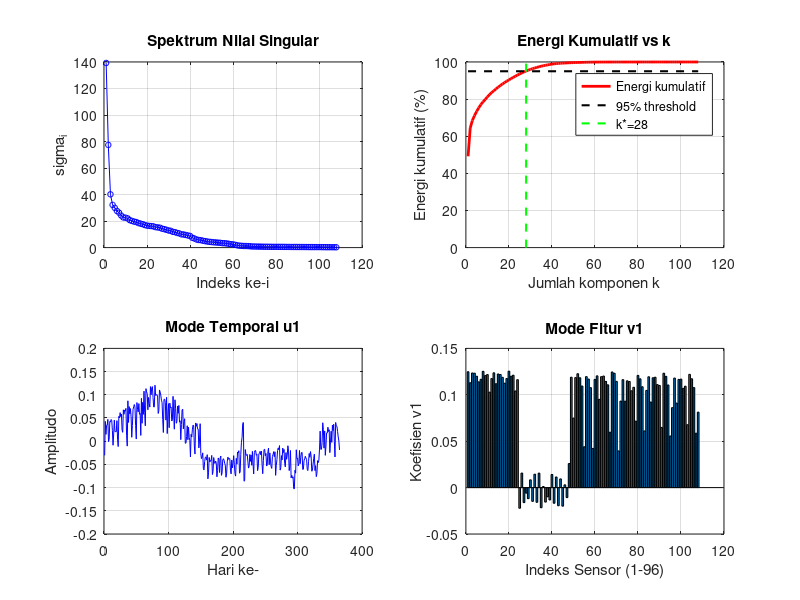
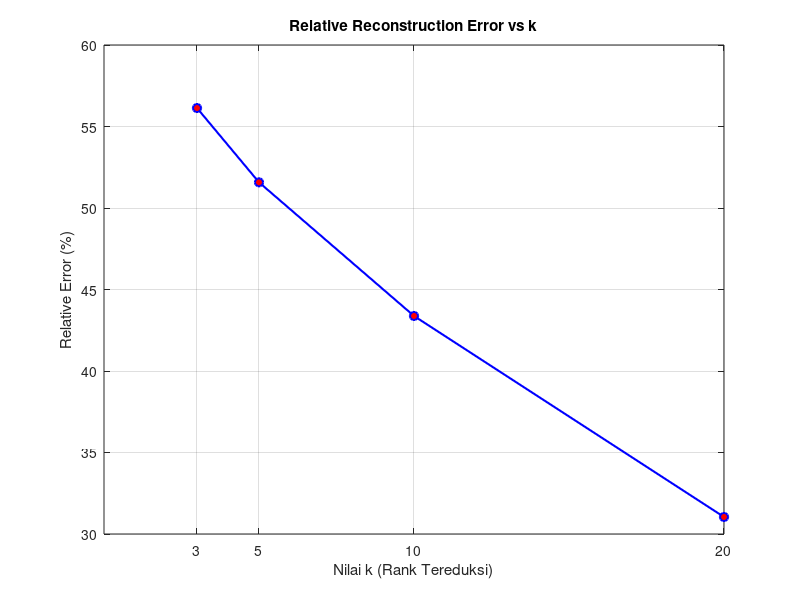
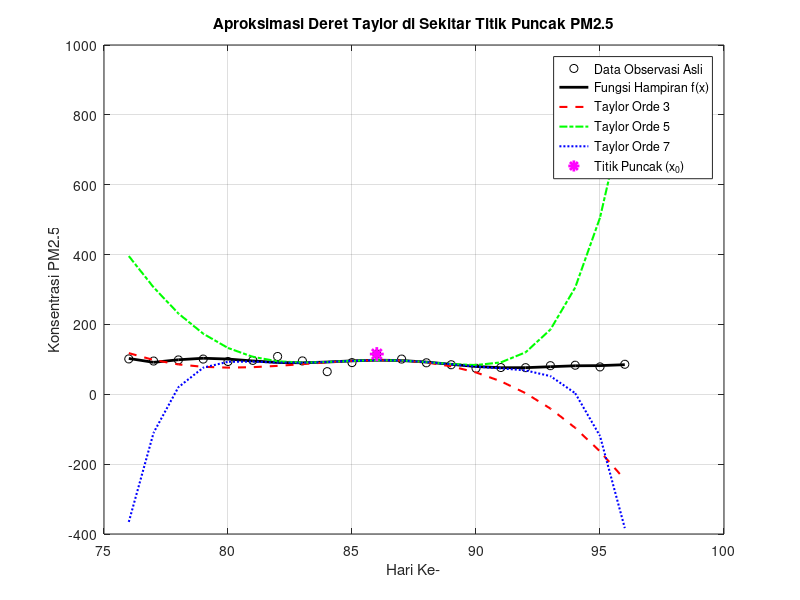
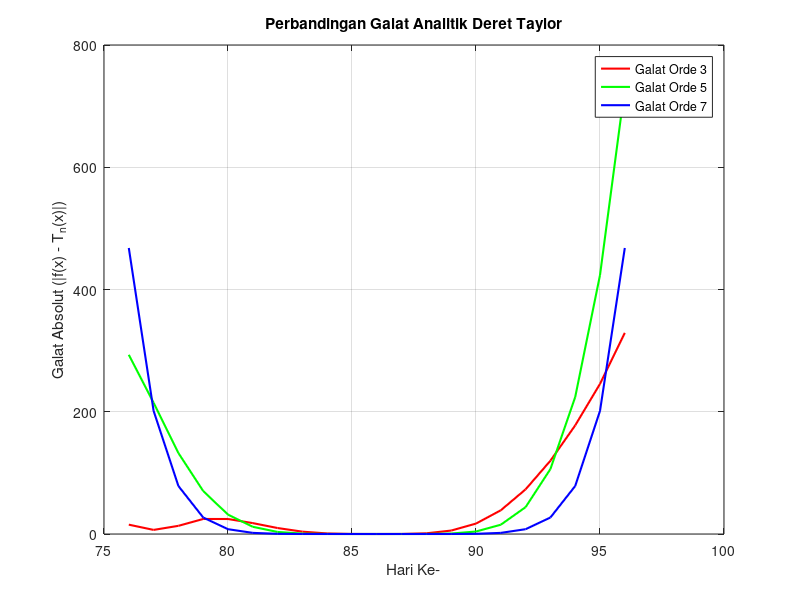

Write the MATLAB code that produced these figures, in order. (Note: this script raises an error after producing the figures.)
clear; clc;

% Membaca dataset dari file CSV
data = dlmread('DataSet_KualitasUdara_K1.csv', ',', 1, 0);
% Mengekstrak  data (kolom 2 sampai 97)
A = data(:, 2:end);

%% BAGIAN 1
% Menampilkan ukuran matriks diawal untuk memverifikasi 
fprintf('BAGIAN 1: Matriks A dan Normalisasi Z-Score\n');
fprintf('Ukuran matriks A: %d baris x %d kolom\n', size(A, 1), size(A, 2));
[m, n] = size(A); % m = 365 (baris), n = 96 (kolom)

mean_j = (ones(1,m) * A) / m; % menghitung mean dari setiap kolom menggunakan operasi
                              % matriks dengan menjumlahkan semua baris tiap kolom, lalu dibagi m
simpangan = A - ones(m,1) * mean_j; % Menghtung simpangan agar rata-rata tiap kolom = 0
varians = (ones(1,m) * (simpangan .^ 2)) / m; % Menghitung varians setiap kolom
stddv = sqrt(varians); % Menghitung standar deviasi
% Mulai menghitung z_Score
Z = simpangan ./ (ones(m,1) * stddv);
fprintf('Ukuran matriks Z (setelah normalisasi): %d baris x %d kolom\n', size(Z,1), size(Z,2));
% verifikasi hasil normalisasi
mean_Z    = (ones(1,m) * Z) / m;
varians_Z   = (ones(1,m) * ((Z - ones(m,1)*mean_Z) .^ 2)) / m;
stddv_Z = sqrt(varians_Z);

fprintf('Verifikasi Normalisasi Z-Score:\n');
fprintf('Max nilai absolut mean Z : %.2e\n', max(abs(mean_Z)));
fprintf('Max selisih std Z dari 1 : %.2e\n', max(abs(stddv_Z - 1)));
fprintf('Min nilai Z : %.4f\n', min(Z(:)));
fprintf('Max nilai Z : %.4f\n', max(Z(:)));

%% Bagian 2 
% Melakukan SVD penuh pada matriks Z = U * S * V'
fprintf('BAGIAN 2: SVD Penuh dan Analisis Spektrum\n');

% Menghasilkan U(365x96), S(96x96), V(96x96)
[U, S, V] = svd(Z, 'econ');

% Menampilkan ukuran ketiga matriks hasil SVD untuk verifikasi
fprintf('Ukuran U  : %d x %d\n', size(U,1), size(U,2)); % vektor singular kiri
fprintf('Ukuran S  : %d x %d\n', size(S,1), size(S,2)); % nilai singular
fprintf('Ukuran V  : %d x %d\n', size(V,1), size(V,2)); % vektor singular kanan

% Verifikasi rekonstruksi Z = U * S * V'
Z_rekon = U * S * V';
err_rekon = norm(Z - Z_rekon, 'fro');
fprintf('Verifikasi rekonstruksi Z = U*S*V :\n');
fprintf('norm(Z - U*S*V) = %.2e\n', err_rekon);

% Verifikasi sifat ortogonal U dan V
err_U = max(max(abs(U'*U - eye(size(U,2)))));
err_V = max(max(abs(V'*V - eye(size(V,2)))));
fprintf('Cek U x U = I : max error = %.2e\n', err_U);
fprintf('Cek V x V = I : max error = %.2e\n', err_V);

% Mengambil nilai singular dari diagonal matriks S
sv = diag(S);

% Menghitung energi tiap komponen
energi = sv .^ 2;
total_energi = (ones(1, length(sv)) * energi);
energi_prop = energi / total_energi; % proporsi energi tiap komponen
energi_kum = cumsum(energi_prop); % energi kumulatif

% Menampilkan 10 nilai singular terbesar
fprintf('10 Nilai Singular Terbesar:\n');
fprintf('  i  |  sigma_i  |  Energi(%%)  |  Kumulatif(%%)\n');
fprintf('-----|-----------|------------|-------------\n');
for i = 1:10
    fprintf('  %2d | %9.4f | %10.4f | %11.4f\n', ...
        i, sv(i), energi_prop(i)*100, energi_kum(i)*100);
end

% Dekomposisi rank-1: Z = sigma1*u1*v1' + sigma2*u2*v2' + ...
fprintf('Dekomposisi Rank-1 (20 komponen pertama):\n');
fprintf('  i  |  sigma_i  |  Error sisa\n');
fprintf('-----|-----------|------------\n');

Z_approx = zeros(m, n); % matriks akumulasi komponen rank-1
for i = 1:20
    % Menambahkan komponen rank-1 ke-i
    komponen_i = S(i,i) * U(:,i) * V(:,i)';
    Z_approx = Z_approx + komponen_i;
    sisa = norm(Z - Z_approx, 'fro'); % error sisa setelah i komponen
    fprintf('  %2d | %9.4f | %11.4f\n', i, sv(i), sisa);
end

% Menentukan rank efektif k* berdasarkan energi kumulatif >= 95%
% k* = jumlah komponen minimum yang merangkum 95% variansi data
fprintf('Rank efektif untuk berbagai threshold energi:\n');
for thr = [0.90, 0.95, 0.99]
    k_thr = find(energi_kum >= thr, 1, 'first');
    fprintf('k untuk %.0f%% energi: %d (dari %d total)\n', thr*100, k_thr, n);
end

% Menetapkan rank efektif utama = 95%
k_efektif = find(energi_kum >= 0.95, 1, 'first');
fprintf('Rank efektif k* = %d\n', k_efektif);
fprintf('Energi kumulatif pada k=%d : %.4f%%\n', k_efektif, energi_kum(k_efektif)*100);

% Rekonstruksi rank-k untuk beberapa nilai k
k_list = unique([3, 5, 10, 20, k_efektif]);
fprintf('Rekonstruksi Rank-k:\n');
fprintf('  k  |  Energi Kum(%%)  |  Rel. Error(%%)\n');
fprintf('-----|----------------|---------------\n');
for idx = 1:length(k_list)
    k = k_list(idx);
    % Merekonstruksi Z dengan k komponen pertama
    Z_k = U(:,1:k) * S(1:k,1:k) * V(:,1:k)';
    % Menghitung relative error hasil rekonstruksi
    rel_err = norm(Z - Z_k, 'fro') / norm(Z, 'fro');
    fprintf('  %2d  | %14.4f | %13.4f\n', k, energi_kum(k)*100, rel_err*100);
end

% Menampilkan interpretasi nilai singular
fprintf('Interpretasi Nilai Singular:\n');
fprintf('sigma_1 = %.4f (%.2f%%) -> pola polusi dominan\n', sv(1), energi_prop(1)*100);
fprintf('sigma_2 = %.4f (%.2f%%) -> pola sekunder\n', sv(2), energi_prop(2)*100);
fprintf('sigma_%d = %.4f (%.2f%%) -> mulai merepresentasikan noise\n', ...
    k_efektif+1, sv(k_efektif+1), energi_prop(k_efektif+1)*100);

% Visualisasi spektrum nilai singular dan energi kumulatif
figure;

% Plot spektrum nilai singular
subplot(2, 2, 1);
plot(1:n, sv, 'b-o', 'MarkerSize', 4);
xlabel('Indeks ke-i');
ylabel('sigma_i');
title('Spektrum Nilai Singular');
grid on;

% Plot energi kumulatif dengan garis threshold 95%
subplot(2, 2, 2);
plot(1:n, energi_kum*100, 'r-', 'LineWidth', 2);
hold on;
plot([1 n], [95 95], 'k--', 'LineWidth', 1.5);
plot([k_efektif k_efektif], [0 100], 'g--', 'LineWidth', 1.5);
xlabel('Jumlah komponen k');
ylabel('Energi kumulatif (%)');
title('Energi Kumulatif vs k');
legend('Energi kumulatif', '95% threshold', sprintf('k*=%d', k_efektif));
grid on;

% Plot mode temporal u1 (pola polusi dominan sepanjang 365 hari)
subplot(2, 2, 3);
plot(1:365, U(:,1), 'b-');
xlabel('Hari ke-');
ylabel('Amplitudo');
title('Mode Temporal u1');
grid on;

% Plot mode fitur v1 
subplot(2, 2, 4);
bar(1:n, V(:,1));
xlabel('Indeks Sensor (1-96)');
ylabel('Koefisien v1');
title('Mode Fitur v1');
grid on;

%% Bagian 3 
% Rekonstruksi Matriks dengan Rank Tereduksi
fprintf('\nBAGIAN 3: Rekonstruksi Matriks (k = 3, 5, 10, 20)\n');

% Daftar nilai k yang akan dievaluasi
k_values = [3, 5, 10, 20];
errors = zeros(length(k_values), 1);

% Rumus: Akar dari jumlah kuadrat seluruh elemen matriks
kuadrat_Z = Z .^ 2;
jumlah_kuadrat_Z = sum(sum(kuadrat_Z)); % menjumlahkan semua elemen baris dan kolom
norm_Z_manual = sqrt(jumlah_kuadrat_Z);

for i = 1:length(k_values)
    k_val = k_values(i);

    % Mengambil k kolom/baris pertama dari U, S, dan V
    Uk = U(:, 1:k_val);
    Sk = S(1:k_val, 1:k_val);
    Vk = V(:, 1:k_val);

    % Rekonstruksi matriks tereduksi (Z_k)
    Zk = Uk * Sk * Vk';
    
    % 2. Menghitung relative reconstruction error 
    % Menghitung matriks selisih (Z - Zk)
    matriks_selisih = Z - Zk;

    % Menghitung Frobenius norm dari matriks selisih
    kuadrat_selisih = matriks_selisih .^ 2;
    jumlah_kuadrat_selisih = sum(sum(kuadrat_selisih));
    norm_selisih_manual = sqrt(jumlah_kuadrat_selisih);

    % Menghitung error relatif: ||Z - Z_k||_F / ||Z||_F
    rel_error = norm_selisih_manual / norm_Z_manual;
    errors(i) = rel_error;

    fprintf('Relative reconstruction error untuk k = %2d: %.4f (%.2f%%)\n', k_val, rel_error, rel_error * 100);
end

% Visualisasi Error Rekonstruksi 
figure('Name', 'Reconstruction Error', 'NumberTitle', 'off');
plot(k_values, errors * 100, 'b-o', 'LineWidth', 1.5, 'MarkerSize', 6, 'MarkerFaceColor', 'r');
title('Relative Reconstruction Error vs k');
xlabel('Nilai k (Rank Tereduksi)');
ylabel('Relative Error (%)');
xticks(k_values);
grid on;

%% Bagian 4
% Mengambil data waktu dan polutan di satu titik (titik ke-1 misal)
x_data = data(:, 1);       % Hari ke-
y_data = data(:, 2);       % PM2.5 di titik 1

% Mencari titik puncak polusi (maksimum)
[max_val, max_idx] = max(y_data);
x0 = x_data(max_idx);      % Hari saat puncak terjadi

fprintf('Titik puncak polusi terjadi pada hari ke-%d dengan PM2.5 = %.2f\n', x0, max_val);

% Membuat window (jendela data) di sekitar titik puncak
% Mengambil contoh 10 hari sebelum dan 10 hari sesudah puncak
win_size = 10;
idx_start = max(1, max_idx - win_size);
idx_end = min(length(x_data), max_idx + win_size);

x_win = x_data(idx_start:idx_end);
y_win = y_data(idx_start:idx_end);

% Membuat Fungsi Kontinu f(x) menggunakan Polinomial
% Kita fit dengan polinomial orde 8 agar kurvanya mulus dan bisa diturunkan sampai orde 7
p = polyfit(x_win, y_win, 8); 

% Menghitung Turunan Analitik dari Polinomial p(x)
p1 = polyder(p);   % Turunan ke-1
p2 = polyder(p1);  % Turunan ke-2
p3 = polyder(p2);  % Turunan ke-3
p4 = polyder(p3);  % Turunan ke-4
p5 = polyder(p4);  % Turunan ke-5
p6 = polyder(p5);  % Turunan ke-6
p7 = polyder(p6);  % Turunan ke-7

% Mengevaluasi nilai turunan tepat di titik puncak (x0)
d0 = polyval(p, x0);
d1 = polyval(p1, x0);
d2 = polyval(p2, x0);
d3 = polyval(p3, x0);
d4 = polyval(p4, x0);
d5 = polyval(p5, x0);
d6 = polyval(p6, x0);
d7 = polyval(p7, x0);

% Membangun Deret Taylor Orde 3, 5, dan 7
dx = x_win - x0; % (x - x0)

% Taylor Orde 3
T3 = d0 + d1.*dx + (d2/factorial(2)).*dx.^2 + (d3/factorial(3)).*dx.^3;

% Taylor Orde 5 (Melanjutkan dari Taylor 3)
T5 = T3 + (d4/factorial(4)).*dx.^4 + (d5/factorial(5)).*dx.^5;

% Taylor Orde 7 (Melanjutkan dari Taylor 5)
T7 = T5 + (d6/factorial(6)).*dx.^6 + (d7/factorial(7)).*dx.^7;

% 8. Menghitung Galat Aproksimasi Analitik (Absolute Error)
% Galat dihitung terhadap fungsi kontinu f(x) yang kita buat
f_true = polyval(p, x_win);
err3 = abs(f_true - T3);
err5 = abs(f_true - T5);
err7 = abs(f_true - T7);

% Visualisasi nihh

% Grafik pertamaa: Perbandingan Fungsi dan Deret Taylor
figure;
plot(x_win, y_win, 'ko', 'DisplayName', 'Data Observasi Asli'); hold on;
plot(x_win, f_true, 'k-', 'LineWidth', 2, 'DisplayName', 'Fungsi Hampiran f(x)');
plot(x_win, T3, 'r--', 'LineWidth', 1.5, 'DisplayName', 'Taylor Orde 3');
plot(x_win, T5, 'g-.', 'LineWidth', 1.5, 'DisplayName', 'Taylor Orde 5');
plot(x_win, T7, 'b:', 'LineWidth', 1.5, 'DisplayName', 'Taylor Orde 7');

% Menandai titik puncaknyaa
plot(x0, max_val, 'm*', 'MarkerSize', 10, 'LineWidth', 2, 'DisplayName', 'Titik Puncak (x_0)');

legend('Location', 'best');
title('Aproksimasi Deret Taylor di Sekitar Titik Puncak PM2.5');
xlabel('Hari Ke-'); 
ylabel('Konsentrasi PM2.5');
grid on;

% Grafik keduaaa: Perbandingan Galat
figure;
plot(x_win, err3, 'r-', 'LineWidth', 1.5, 'DisplayName', 'Galat Orde 3'); hold on;
plot(x_win, err5, 'g-', 'LineWidth', 1.5, 'DisplayName', 'Galat Orde 5');
plot(x_win, err7, 'b-', 'LineWidth', 1.5, 'DisplayName', 'Galat Orde 7');

legend('Location', 'best');
title('Perbandingan Galat Analitik Deret Taylor');
xlabel('Hari Ke-'); 
ylabel('Galat Absolut (|f(x) - T_n(x)|)');
grid on;

%% Bagian 5
%Turunan parsial fungsi konsentrasi polutan
n = length(PM25); %= 365
%Suhu dalam Celsius: 25-35 derajat
T = 28 + 5 * sin(2*pi*(1:n)/365)';
%Kelembaban dalam persen: 60-90%
H = 75 + 15 * cos(2*pi*(1:n)/365)';
%Kecepatan Angin dalam m/s: 1-5 m/s
W = 3 + 2 * sin(2*pi*(1:n)/180)';

%Rumus: C(T, H, W) = a0 + a1*T + a2*H + a3*W + a4*T*H + a5*H*W
fprintf('\nMenghitung koefisien regresi...\n');

%Susun matriks fitur X
X = [ones(n,1), T, H, W, T.*H, H.*W];

% Hitung koefisien dengan metode Least Squares: a = (X'X)^-1 * X' * C
a = (X' * X) \ (X' * PM25);

fprintf('Koefisien model berhasil dihitung.\n');
fprintf('  a0 (konstanta) = %.4f\n', a(1));
fprintf('  a1 (suhu T)    = %.4f\n', a(2));
fprintf('  a2 (kelembaban H) = %.4f\n', a(3));
fprintf('  a3 (angin W)   = %.4f\n', a(4));
fprintf('  a4 (T*H)       = %.4f\n', a(5));
fprintf('  a5 (H*W)       = %.4f\n', a(6));

fprintf('\n Turunan parsial analitik \n'); 

%% Bagian 6
% Analisis Paparan Polutan Menggunakan Integral
fprintf('BAGIAN 5: Perhitungan Paparan Polutan Menggunakan Integral\n');
profil_harian = mean(data_asli, 1); % Menghitung nilai mean tiap kolom sensor sepanjang tahun

% Membentuk domain kontinu waktu (t) dari jam 0 hingga jam 24.
t_data = linspace(0, 24, length(profil_harian));

% Menentukan batas-batas integrasi batas bawah (a) dan batas atas (b)
t_pagi_mulai = 6; t_pagi_selesai = 14; % Jendela waktu Pagi - Siang (8 jam)
t_malam_mulai = 14; t_malam_selesai = 22; % Jendela waktu Siang - Malam (8 jam)

% Digunakan polinomial derajat 7 (orde 7) untuk memodelkan fluktuasi polutan udara secara smooth
orde_poly = 7;
p_integral = polyfit(t_data, profil_harian, orde_poly);

% Proses Integrasi Simbolik 
p_integrasi = [p_integral ./ (orde_poly+1:-1:1), 0];

% Menghitung akumulasi eksak untuk Periode 1 (Pagi - Siang: 06.00 s.d 14.00)
analitik_pagi = polyval(p_integrasi, t_pagi_selesai) - polyval(p_integrasi, t_pagi_mulai);

% Menghitung akumulasi eksak untuk Periode 2 (Siang - Malam: 14.00 s.d 22.00)
analitik_malam = polyval(p_integrasi, t_malam_selesai) - polyval(p_integrasi, t_malam_mulai);

% Menggunakan pemetaan kondisi logis untuk mencari indeks baris di dalam matriks
idx_6 = find(t_data >= t_pagi_mulai, 1, 'first');
idx_14 = find(t_data >= t_pagi_selesai, 1, 'first');
idx_22 = find(t_data >= t_malam_selesai, 1, 'first');

% A. Perhitungan Aturan Trapesium untuk Jendela Pagi-Siang
t_pagi = t_data(idx_6:idx_14);       % Mengiris partisi waktu internal pagi
y_pagi = profil_harian(idx_6:idx_14);% Mengiris nilai polutan koordinat Y
N_pagi = length(t_pagi) - 1;         % Jumlah sub-interval partisi trapesium
h_pagi = (t_pagi(end) - t_pagi(1)) / N_pagi; % Menghitung lebar langkah (step size h)
% Implementasi Aturan Trapesium Komposisi: I = (h/2) * [y0 + 2*sum(y_i) + yN]
numerik_pagi = (h_pagi / 2) * (y_pagi(1) + 2*sum(y_pagi(2:end-1)) + y_pagi(end));

% B. Perhitungan Aturan Trapesium untuk Jendela Siang-Malam
t_malam = t_data(idx_14:idx_22);       % Mengiris partisi waktu internal malam
y_malam = profil_harian(idx_14:idx_22);% Mengiris nilai polutan koordinat Y
N_malam = length(t_malam) - 1;         % Jumlah sub-interval partisi trapesium
h_malam = (t_malam(end) - t_malam(1)) / N_malam; % Menghitung lebar langkah (step size h)
% Implementasi Aturan Trapesium Komposisi
numerik_malam = (h_malam / 2) * (y_malam(1) + 2*sum(y_malam(2:end-1)) + y_malam(end));

% Menghitung Galat Absolut: Nilai Mutlak dari |Solusi Analitik - Solusi Numerik|
err_abs_pagi = abs(analitik_pagi - numerik_pagi);
% Menghitung Galat Relatif dalam bentuk presentase terhadap Solusi Analitik Eksak
err_rel_pagi = (err_abs_pagi / analitik_pagi) * 100;
% Mengulangi perhitungan galat absolut dan relatif untuk sesi Siang-Malam
err_abs_malam = abs(analitik_malam - numerik_malam);
err_rel_malam = (err_abs_malam / analitik_malam) * 100;

% Proses pencetakan data numerik akhir secara terstruktur 
fprintf('\nHASIL INTEGRAL PAPARAN POLUTAN:\n');
fprintf('----------------------------------------------------------------\n');
fprintf('Periode Pagi-Siang (06.00 - 14.00):\n');
fprintf('   - Solusi Analitik (Poly-7)  : %.4f\n', analitik_pagi);
fprintf('   - Solusi Numerik (Trapezoid): %.4f\n', numerik_pagi);
fprintf('   - Galat Absolut             : %.4e\n', err_abs_pagi);
fprintf('   - Galat Relatif             : %.4f%%\n', err_rel_pagi);
fprintf('-----------------------------------------------------------------\n');
fprintf('Periode Siang-Malam (14.00 - 22.00):\n');
fprintf('   - Solusi Analitik (Poly-7)  : %.4f\n', analitik_malam);
fprintf('   - Solusi Numerik (Trapezoid): %.4f\n', numerik_malam);
fprintf('   - Galat Absolut             : %.4e\n', err_abs_malam);
fprintf('   - Galat Relatif             : %.4f%%\n', err_rel_malam);
fprintf('-----------------------------------------------------------------\n');

% visualisasi grafik
figure('Name', 'Analisis Integral Paparan Polutan', 'NumberTitle', 'off');

% Menggambar kurva kontinu beresolusi tinggi (500 titik) menggunakan koefisien polinomial
t_mulus = linspace(0, 24, 500);
y_mulus = polyval(p_integral, t_mulus);

% Plotting data asli diskret beserta kurva matematikanya
plot(t_data, profil_harian, 'k.', 'MarkerSize', 8, 'DisplayName', 'Data Rata-rata Polutan'); hold on;
plot(t_mulus, y_mulus, 'k-', 'LineWidth', 1.5, 'DisplayName', 'Kurva Pendekatan f(t)');

% Representasi Geometris Integral Sesi Pagi-Siang: Mewarnai area di bawah kurva dengan warna Hijau (g)
t_fill_pagi = linspace(t_pagi_mulai, t_pagi_selesai, 100);
y_fill_pagi = polyval(p_integral, t_fill_pagi);
fill([t_fill_pagi, fliplr(t_fill_pagi)], [y_fill_pagi, zeros(1,100)], 'g', ...
    'FaceAlpha', 0.3, 'DisplayName', sprintf('Pagi-Siang (Num: %.2f)', numerik_pagi));

% Representasi Geometris Integral Sesi Siang-Malam: Mewarnai area di bawah kurva dengan warna Merah (r)
t_fill_malam = linspace(t_malam_mulai, t_malam_selesai, 100);
y_fill_malam = polyval(p_integral, t_fill_malam);
fill([t_fill_malam, fliplr(t_fill_malam)], [y_fill_malam, zeros(1,100)], 'r', ...
    'FaceAlpha', 0.3, 'DisplayName', sprintf('Siang-Malam (Num: %.2f)', numerik_malam));

% Konfigurasi pelabelan aksis dan plot grafik ilmiah
title('Perbandingan Total Paparan Polutan berdasarkan Interval Waktu');
xlabel('Jam (Waktu) dalam 24 Jam');
ylabel('Konsentrasi Polutan');
xlim([0 24]);
xticks(0:2:24); % Membuat penanda waktu berjarak kelipatan 2 jam
grid on;
legend('Location', 'best');

%% Bagian 7
